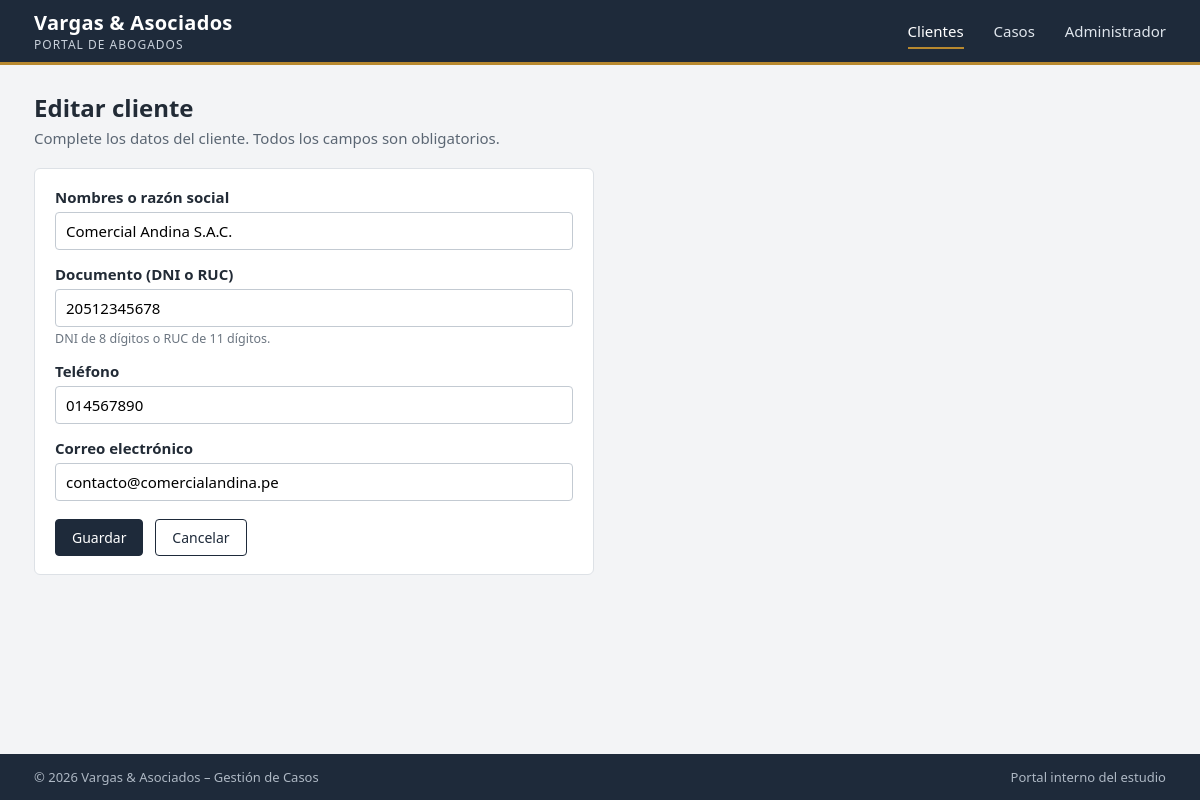
/clientes/2/editar/, run on the app's committed database.
### casos/models.py (models this page shows, shortened)
class Cliente(models.Model):
    nombres = models.CharField(max_length=150)
    documento = models.CharField(
        max_length=11,
        unique=True,
        validators=[RegexValidator(r'^(\d{8}|\d{11})$', 'El documento debe ser un DNI (8 dígitos) o un RUC (11 dígitos).')],
    )
    telefono = models.CharField('teléfono', max_length=15)
    correo = models.EmailField()
    class Meta:
        ordering = ['nombres']

### casos/views.py (the view)
# urls.py: path('clientes/<int:id>/editar/', views.editar_cliente, name='editar_cliente'),
def editar_cliente(request, id):
    cliente = get_object_or_404(Cliente, id=id)
    return formulario_cliente(request, cliente, 'Editar cliente', 'actualizado')

### casos/views.py (called while the page is built, shortened)
def formulario_cliente(request, cliente, titulo, mensaje):
    errores = []
    return render(request, 'casos/cliente_form.html', {
        'titulo': titulo,
        'cliente': cliente,
        'errores': errores,
    })

### templates/casos/cliente_form.html (shortened to what this page needs)
{% extends 'casos/base.html' %}
{% block contenido %}
<h1>{{ titulo }}</h1>
<p class="subtitulo">Complete los datos del cliente. Todos los campos son obligatorios.</p>
<div class="tarjeta formulario">
    <form method="post">
        <div class="campo">
            <label for="nombres">Nombres o razón social</label>
            <input type="text" id="nombres" name="nombres" value="{{ cliente.nombres }}" maxlength="150" required>
        </div>
        <div class="campo">
            <label for="documento">Documento (DNI o RUC)</label>
            <input type="text" id="documento" name="documento" value="{{ cliente.documento }}" maxlength="11" required>
            <small>DNI de 8 dígitos o RUC de 11 dígitos.</small>
        </div>
        <div class="campo">
            <label for="telefono">Teléfono</label>
            <input type="text" id="telefono" name="telefono" value="{{ cliente.telefono }}" maxlength="15" required>
        </div>
        <div class="campo">
            <label for="correo">Correo electrónico</label>
            <input type="text" id="correo" name="correo" value="{{ cliente.correo }}" required>
        </div>
        <div class="botones">
            <button type="submit" class="boton">Guardar</button>
            <a class="boton boton-sec" href="{% url 'lista_clientes' %}">Cancelar</a>
        </div>
    </form>
</div>
{% endblock %}

### casos/static/casos/estilos.css (style rules this page uses)
* { box-sizing: border-box; }
body { margin: 0; font-family: "Segoe UI", Arial, sans-serif; font-size: 15px; color: #222b36; background: #f3f4f6; display: flex; flex-direction: column; min-height: 100vh; }
a { color: #1f4e79; }
h1 { font-size: 24px; font-weight: 600; margin: 0 0 4px; }
.subtitulo { color: #5b6673; margin: 0 0 20px; }
.tarjeta { background: #fff; border: 1px solid #dde1e6; border-radius: 6px; padding: 18px 20px; margin-bottom: 18px; }
.boton { display: inline-block; padding: 8px 16px; border-radius: 4px; border: 1px solid #1e2a3a; background: #1e2a3a; color: #fff; text-decoration: none; font-size: 14px; cursor: pointer; font-family: inherit; }
.boton-sec { background: #fff; color: #1e2a3a; }
.formulario { max-width: 560px; }
.campo { margin-bottom: 14px; }
.campo label { display: block; font-weight: 600; margin-bottom: 5px; }
.campo input { width: 100%; padding: 8px 10px; border: 1px solid #c3cad2; border-radius: 4px; font-size: 15px; font-family: inherit; }
.campo small { color: #6b7580; }
.botones { margin-top: 18px; }
.botones .boton { margin-right: 8px; }

### data on the page
Cliente: nombres "Comercial Andina S.A.C.", documento "20512345678", telefono "014567890", correo "contacto@comercialandina.pe"

### other printed values
{{ titulo }} "Editar cliente"
